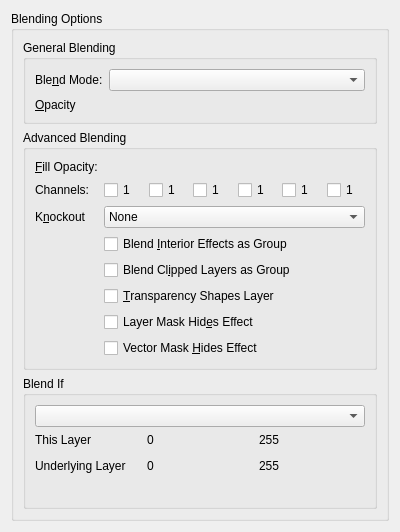
<?xml version="1.0" encoding="UTF-8"?>
<ui version="4.0">
 <class>WdgBlendingOptions</class>
 <widget class="QWidget" name="WdgBlendingOptions">
  <property name="geometry">
   <rect>
    <x>0</x>
    <y>0</y>
    <width>400</width>
    <height>532</height>
   </rect>
  </property>
  <layout class="QVBoxLayout" name="verticalLayout_4">
   <item>
    <widget class="QGroupBox" name="grpBlendingOptions">
     <property name="title">
      <string>Blending Options</string>
     </property>
     <layout class="QVBoxLayout" name="verticalLayout_3">
      <item>
       <widget class="QGroupBox" name="grpGeneralBlending">
        <property name="title">
         <string>General Blending</string>
        </property>
        <layout class="QFormLayout" name="formLayout_4">
         <item row="0" column="0">
          <widget class="QLabel" name="label_13">
           <property name="text">
            <string>Ble&amp;nd Mode:</string>
           </property>
           <property name="buddy">
            <cstring>cmbCompositeOp</cstring>
           </property>
          </widget>
         </item>
         <item row="0" column="1">
          <widget class="KisCompositeOpComboBox" name="cmbCompositeOp">
           <property name="sizePolicy">
            <sizepolicy hsizetype="Expanding" vsizetype="Fixed">
             <horstretch>0</horstretch>
             <verstretch>0</verstretch>
            </sizepolicy>
           </property>
           <property name="toolTip">
            <string>Set the blend mode for the layer</string>
           </property>
          </widget>
         </item>
         <item row="1" column="0">
          <widget class="QLabel" name="label_14">
           <property name="text">
            <string>&amp;Opacity</string>
           </property>
           <property name="buddy">
            <cstring>intOpacity</cstring>
           </property>
          </widget>
         </item>
         <item row="1" column="1">
          <widget class="KisSliderSpinBox" name="intOpacity" native="true">
           <property name="sizePolicy">
            <sizepolicy hsizetype="Expanding" vsizetype="Minimum">
             <horstretch>0</horstretch>
             <verstretch>0</verstretch>
            </sizepolicy>
           </property>
           <property name="minimumSize">
            <size>
             <width>10</width>
             <height>15</height>
            </size>
           </property>
           <property name="toolTip">
            <string>Set the master opacity for the layer</string>
           </property>
           <property name="whatsThis">
            <string>Adjust the transparency of the layer</string>
           </property>
          </widget>
         </item>
        </layout>
       </widget>
      </item>
      <item>
       <widget class="QGroupBox" name="grpAdvancedBlending">
        <property name="title">
         <string>Advanced Blending</string>
        </property>
        <layout class="QFormLayout" name="formLayout_3">
         <item row="0" column="0">
          <widget class="QLabel" name="label_8">
           <property name="text">
            <string>&amp;Fill Opacity:</string>
           </property>
           <property name="buddy">
            <cstring>intFillOpacity</cstring>
           </property>
          </widget>
         </item>
         <item row="0" column="1">
          <widget class="KisSliderSpinBox" name="intFillOpacity" native="true">
           <property name="sizePolicy">
            <sizepolicy hsizetype="MinimumExpanding" vsizetype="Minimum">
             <horstretch>0</horstretch>
             <verstretch>0</verstretch>
            </sizepolicy>
           </property>
           <property name="minimumSize">
            <size>
             <width>10</width>
             <height>15</height>
            </size>
           </property>
           <property name="toolTip">
            <string>Set the interior opacity for the layer</string>
           </property>
           <property name="whatsThis">
            <string>Adjust the transparency of the layer</string>
           </property>
          </widget>
         </item>
         <item row="1" column="0">
          <widget class="QLabel" name="label_9">
           <property name="text">
            <string>Channels:</string>
           </property>
          </widget>
         </item>
         <item row="1" column="1">
          <layout class="QHBoxLayout" name="horizontalLayout_4">
           <item>
            <widget class="QCheckBox" name="chkChannel1_2">
             <property name="toolTip">
              <string>Choose channels to blend</string>
             </property>
             <property name="text">
              <string>1</string>
             </property>
            </widget>
           </item>
           <item>
            <widget class="QCheckBox" name="chkChannel2_2">
             <property name="toolTip">
              <string>Choose channels to blend</string>
             </property>
             <property name="text">
              <string>1</string>
             </property>
            </widget>
           </item>
           <item>
            <widget class="QCheckBox" name="chkChannel3_2">
             <property name="toolTip">
              <string>Choose channels to blend</string>
             </property>
             <property name="text">
              <string>1</string>
             </property>
            </widget>
           </item>
           <item>
            <widget class="QCheckBox" name="chkChannel4_2">
             <property name="toolTip">
              <string>Choose channels to blend</string>
             </property>
             <property name="text">
              <string>1</string>
             </property>
            </widget>
           </item>
           <item>
            <widget class="QCheckBox" name="chkChannel5_2">
             <property name="toolTip">
              <string>Choose channels to blend</string>
             </property>
             <property name="text">
              <string>1</string>
             </property>
            </widget>
           </item>
           <item>
            <widget class="QCheckBox" name="chkChannel6_2">
             <property name="toolTip">
              <string>Choose channels to blend</string>
             </property>
             <property name="text">
              <string>1</string>
             </property>
            </widget>
           </item>
          </layout>
         </item>
         <item row="2" column="0">
          <widget class="QLabel" name="label_10">
           <property name="text">
            <string>K&amp;nockout</string>
           </property>
           <property name="buddy">
            <cstring>cmbKnockout</cstring>
           </property>
          </widget>
         </item>
         <item row="2" column="1">
          <widget class="QComboBox" name="cmbKnockout">
           <property name="sizePolicy">
            <sizepolicy hsizetype="Expanding" vsizetype="Fixed">
             <horstretch>0</horstretch>
             <verstretch>0</verstretch>
            </sizepolicy>
           </property>
           <property name="toolTip">
            <string>Set the interior transparency. Shallow = Group, Deep = Background</string>
           </property>
           <item>
            <property name="text">
             <string comment="@item:inlistbox Knockout option">None</string>
            </property>
           </item>
           <item>
            <property name="text">
             <string>Shallow</string>
            </property>
           </item>
           <item>
            <property name="text">
             <string>Deep</string>
            </property>
           </item>
          </widget>
         </item>
         <item row="3" column="1">
          <widget class="QCheckBox" name="checkBox_7">
           <property name="toolTip">
            <string>Blend inner glow, satin, and overlay with layer before blending with document.</string>
           </property>
           <property name="text">
            <string>Blend &amp;Interior Effects as Group</string>
           </property>
          </widget>
         </item>
         <item row="4" column="1">
          <widget class="QCheckBox" name="checkBox_8">
           <property name="toolTip">
            <string>Blend clipping group before blending with document</string>
           </property>
           <property name="text">
            <string>Blend Cl&amp;ipped Layers as Group</string>
           </property>
          </widget>
         </item>
         <item row="5" column="1">
          <widget class="QCheckBox" name="checkBox_9">
           <property name="toolTip">
            <string>Use layer transparency in determining the shape of the interior and the effects</string>
           </property>
           <property name="text">
            <string>&amp;Transparency Shapes Layer</string>
           </property>
          </widget>
         </item>
         <item row="6" column="1">
          <widget class="QCheckBox" name="checkBox_10">
           <property name="toolTip">
            <string>Use layer mask t hide layer and effects rather than shaping the layer and effects</string>
           </property>
           <property name="text">
            <string>Layer Mask Hid&amp;es Effect</string>
           </property>
          </widget>
         </item>
         <item row="7" column="1">
          <widget class="QCheckBox" name="checkBox_11">
           <property name="toolTip">
            <string>Use layer mask t hide layer and effects rather than shaping the layer and effects</string>
           </property>
           <property name="text">
            <string>Vector Mask &amp;Hides Effect</string>
           </property>
          </widget>
         </item>
        </layout>
       </widget>
      </item>
      <item>
       <widget class="QGroupBox" name="grpBlendIf">
        <property name="title">
         <string>Blend If</string>
        </property>
        <layout class="QVBoxLayout" name="verticalLayout">
         <item>
          <widget class="QComboBox" name="cmbChannel_2"/>
         </item>
         <item>
          <layout class="QHBoxLayout" name="horizontalLayout_5">
           <item>
            <widget class="QLabel" name="label_11">
             <property name="text">
              <string>This Layer</string>
             </property>
            </widget>
           </item>
           <item>
            <widget class="QLabel" name="lblThisMin_2">
             <property name="text">
              <string>0</string>
             </property>
            </widget>
           </item>
           <item>
            <widget class="QLabel" name="lblThisMax_2">
             <property name="text">
              <string>255</string>
             </property>
            </widget>
           </item>
          </layout>
         </item>
         <item>
          <widget class="KisGradientSlider" name="sliderThis_2" native="true"/>
         </item>
         <item>
          <layout class="QHBoxLayout" name="horizontalLayout_6">
           <item>
            <widget class="QLabel" name="label_12">
             <property name="text">
              <string>Underlying Layer</string>
             </property>
            </widget>
           </item>
           <item>
            <widget class="QLabel" name="lblUnderMin_2">
             <property name="text">
              <string>0</string>
             </property>
            </widget>
           </item>
           <item>
            <widget class="QLabel" name="lblUnderMax_2">
             <property name="text">
              <string>255</string>
             </property>
            </widget>
           </item>
          </layout>
         </item>
         <item>
          <widget class="KisGradientSlider" name="sliderUnderlying_2" native="true"/>
         </item>
         <item>
          <spacer name="verticalSpacer">
           <property name="orientation">
            <enum>Qt::Vertical</enum>
           </property>
           <property name="sizeHint" stdset="0">
            <size>
             <width>20</width>
             <height>40</height>
            </size>
           </property>
          </spacer>
         </item>
        </layout>
       </widget>
      </item>
     </layout>
    </widget>
   </item>
  </layout>
 </widget>
 <customwidgets>
  <customwidget>
   <class>KisCompositeOpComboBox</class>
   <extends>QComboBox</extends>
   <header location="global">kis_cmb_composite.h</header>
  </customwidget>
  <customwidget>
   <class>KisSliderSpinBox</class>
   <extends>QWidget</extends>
   <header location="global">kis_slider_spin_box.h</header>
   <container>1</container>
  </customwidget>
  <customwidget>
   <class>KisGradientSlider</class>
   <extends>QWidget</extends>
   <header>kis_gradient_slider.h</header>
   <container>1</container>
  </customwidget>
 </customwidgets>
 <resources/>
 <connections/>
</ui>
